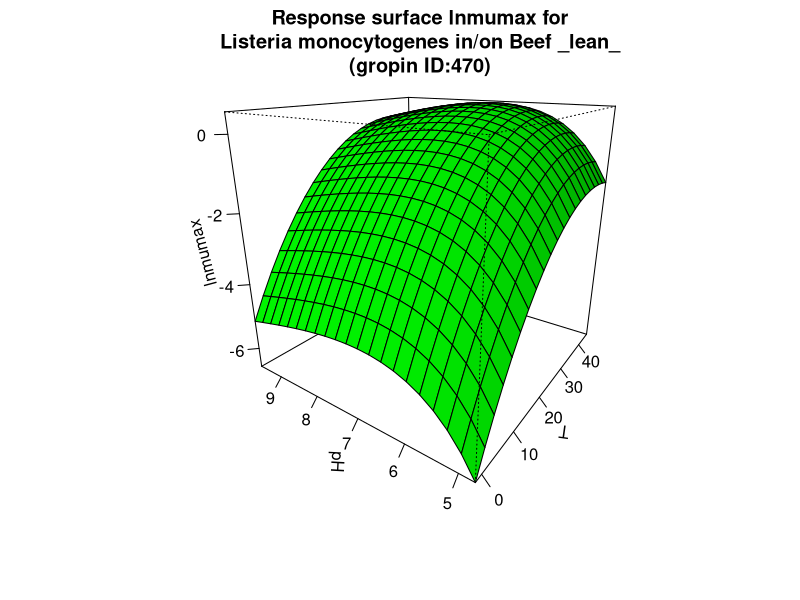

R code for this plot:
#############################
# start of Parameter script
#############################
T <- seq(-1.72172,44.955044955045,length.out=21)
pH <- seq(4.71471,9.6003996003996,length.out=21)
#############################
# end of Parameter script
#############################
############################# 
# start of Model script Gropin ID 470 
#############################
 
# constant coefficients for this model
 
variables <- data.frame(T,pH)
argumentsPar <- expand.grid(variables)
 
# heart of the model
response_surface <- function(T,pH) {
   mumax <-(-232.64+((1.4041*(10^5))/(T+273))+((-2.1908*10^7)/((T+273)^2))+(1.1586*(10^2)/pH)+((-4.0952*(10^2))/(pH^2)))

return(mumax=mumax)
} 

# output parameters
responseSurface <- cbind(argumentsPar,response_surface(argumentsPar['T'],argumentsPar['pH']))
colnames(responseSurface) <- c(colnames(argumentsPar),'lnmumax')
#############################
# End of Model script
#############################
############################# 
# start of Visualisation script Gropin ID 470 
#############################
persp(T,pH,matrix(unlist(responseSurface$'lnmumax'),nrow=21),col = 'green',xlab='T',ylab='pH',zlab='lnmumax',main='Response surface lnmumax for
Listeria monocytogenes in/on Beef _lean_
(gropin ID:470)',theta=305,phi=20,shade=0.25,ticktype = 'detailed')
#############################
# End of Visualisation script
#############################
